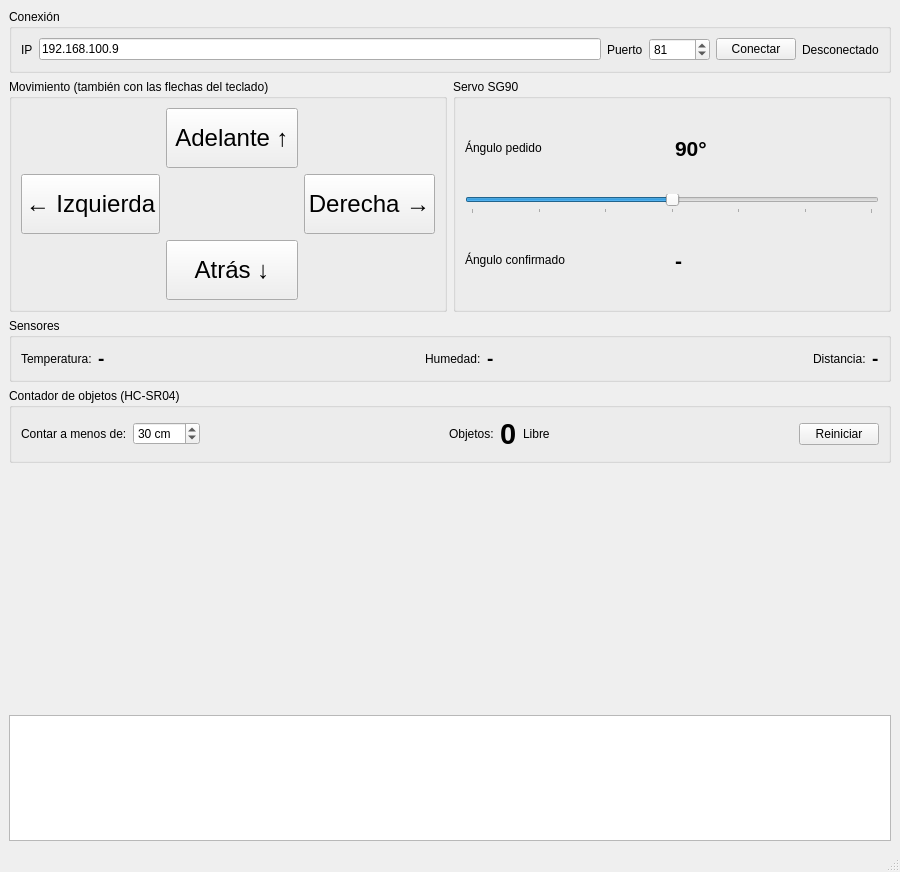
<?xml version="1.0" encoding="UTF-8"?>
<ui version="4.0">
 <class>MainWindow</class>
 <widget class="QMainWindow" name="MainWindow">
  <property name="geometry">
   <rect>
    <x>0</x>
    <y>0</y>
    <width>900</width>
    <height>872</height>
   </rect>
  </property>
  <property name="windowTitle">
   <string>Práctica 2 - Carrito ESP32-S3 - Michel</string>
  </property>
  <widget class="QWidget" name="centralwidget">
   <layout class="QVBoxLayout" name="verticalLayout">
    <item>
     <widget class="QGroupBox" name="grupoConexion">
      <property name="title">
       <string>Conexión</string>
      </property>
      <layout class="QHBoxLayout" name="horizontalLayout">
       <item>
        <widget class="QLabel" name="label">
         <property name="text">
          <string>IP</string>
         </property>
        </widget>
       </item>
       <item>
        <widget class="QLineEdit" name="lineEditIp">
         <property name="text">
          <string>192.168.100.9</string>
         </property>
        </widget>
       </item>
       <item>
        <widget class="QLabel" name="label_2">
         <property name="text">
          <string>Puerto</string>
         </property>
        </widget>
       </item>
       <item>
        <widget class="QSpinBox" name="spinPuerto">
         <property name="maximum">
          <number>65535</number>
         </property>
         <property name="value">
          <number>81</number>
         </property>
        </widget>
       </item>
       <item>
        <widget class="QPushButton" name="botonConectar">
         <property name="text">
          <string>Conectar</string>
         </property>
        </widget>
       </item>
       <item>
        <widget class="QLabel" name="etiquetaEstado">
         <property name="text">
          <string>Desconectado</string>
         </property>
        </widget>
       </item>
      </layout>
     </widget>
    </item>
    <item>
     <layout class="QHBoxLayout" name="layoutControles">
      <item>
       <widget class="QGroupBox" name="grupoMovimiento">
        <property name="title">
         <string>Movimiento (también con las flechas del teclado)</string>
        </property>
        <layout class="QGridLayout" name="gridMovimiento">
         <item row="3" column="2">
          <widget class="QPushButton" name="botonAdelante">
           <property name="minimumSize">
            <size>
             <width>130</width>
             <height>60</height>
            </size>
           </property>
           <property name="font">
            <font>
             <pointsize>18</pointsize>
            </font>
           </property>
           <property name="focusPolicy">
            <enum>Qt::FocusPolicy::NoFocus</enum>
           </property>
           <property name="text">
            <string>Atrás ↓</string>
           </property>
          </widget>
         </item>
         <item row="0" column="2">
          <widget class="QPushButton" name="botonAtras">
           <property name="minimumSize">
            <size>
             <width>130</width>
             <height>60</height>
            </size>
           </property>
           <property name="font">
            <font>
             <pointsize>18</pointsize>
            </font>
           </property>
           <property name="focusPolicy">
            <enum>Qt::FocusPolicy::NoFocus</enum>
           </property>
           <property name="text">
            <string>Adelante ↑</string>
           </property>
          </widget>
         </item>
         <item row="2" column="0">
          <widget class="QPushButton" name="botonDerecha">
           <property name="minimumSize">
            <size>
             <width>130</width>
             <height>60</height>
            </size>
           </property>
           <property name="font">
            <font>
             <pointsize>18</pointsize>
            </font>
           </property>
           <property name="focusPolicy">
            <enum>Qt::FocusPolicy::NoFocus</enum>
           </property>
           <property name="text">
            <string>← Izquierda</string>
           </property>
          </widget>
         </item>
         <item row="2" column="3">
          <widget class="QPushButton" name="botonIzquierda">
           <property name="minimumSize">
            <size>
             <width>130</width>
             <height>60</height>
            </size>
           </property>
           <property name="font">
            <font>
             <pointsize>18</pointsize>
            </font>
           </property>
           <property name="focusPolicy">
            <enum>Qt::FocusPolicy::NoFocus</enum>
           </property>
           <property name="text">
            <string>Derecha →</string>
           </property>
          </widget>
         </item>
        </layout>
       </widget>
      </item>
      <item>
       <widget class="QGroupBox" name="grupoServo">
        <property name="title">
         <string>Servo SG90</string>
        </property>
        <layout class="QGridLayout" name="gridServo">
         <item row="2" column="0">
          <widget class="QLabel" name="label_4">
           <property name="text">
            <string>Ángulo confirmado</string>
           </property>
          </widget>
         </item>
         <item row="0" column="1">
          <widget class="QLabel" name="etiquetaPedido">
           <property name="font">
            <font>
             <pointsize>16</pointsize>
             <bold>true</bold>
            </font>
           </property>
           <property name="text">
            <string>90°</string>
           </property>
          </widget>
         </item>
         <item row="0" column="0">
          <widget class="QLabel" name="label_3">
           <property name="text">
            <string>Ángulo pedido</string>
           </property>
          </widget>
         </item>
         <item row="2" column="1">
          <widget class="QLabel" name="etiquetaConfirmado">
           <property name="font">
            <font>
             <pointsize>16</pointsize>
             <bold>true</bold>
            </font>
           </property>
           <property name="text">
            <string>-</string>
           </property>
          </widget>
         </item>
         <item row="1" column="0" colspan="2">
          <widget class="QSlider" name="deslizadorAngulo">
           <property name="focusPolicy">
            <enum>Qt::FocusPolicy::NoFocus</enum>
           </property>
           <property name="maximum">
            <number>180</number>
           </property>
           <property name="value">
            <number>90</number>
           </property>
           <property name="orientation">
            <enum>Qt::Orientation::Horizontal</enum>
           </property>
           <property name="tickPosition">
            <enum>QSlider::TickPosition::TicksBelow</enum>
           </property>
           <property name="tickInterval">
            <number>30</number>
           </property>
          </widget>
         </item>
        </layout>
       </widget>
      </item>
     </layout>
    </item>
    <item>
     <widget class="QGroupBox" name="grupoSensores">
      <property name="title">
       <string>Sensores</string>
      </property>
      <layout class="QHBoxLayout" name="layoutSensores">
       <item>
        <widget class="QLabel" name="label_7">
         <property name="text">
          <string>Temperatura:</string>
         </property>
        </widget>
       </item>
       <item>
        <widget class="QLabel" name="etiquetaTemperatura">
         <property name="font">
          <font>
           <pointsize>14</pointsize>
           <bold>true</bold>
          </font>
         </property>
         <property name="text">
          <string>-</string>
         </property>
        </widget>
       </item>
       <item>
        <spacer name="sp1">
         <property name="orientation">
          <enum>Qt::Orientation::Horizontal</enum>
         </property>
         <property name="sizeHint" stdset="0">
          <size>
           <width>20</width>
           <height>20</height>
          </size>
         </property>
        </spacer>
       </item>
       <item>
        <widget class="QLabel" name="label_8">
         <property name="text">
          <string>Humedad:</string>
         </property>
        </widget>
       </item>
       <item>
        <widget class="QLabel" name="etiquetaHumedad">
         <property name="font">
          <font>
           <pointsize>14</pointsize>
           <bold>true</bold>
          </font>
         </property>
         <property name="text">
          <string>-</string>
         </property>
        </widget>
       </item>
       <item>
        <spacer name="sp2">
         <property name="orientation">
          <enum>Qt::Orientation::Horizontal</enum>
         </property>
         <property name="sizeHint" stdset="0">
          <size>
           <width>20</width>
           <height>20</height>
          </size>
         </property>
        </spacer>
       </item>
       <item>
        <widget class="QLabel" name="label_9">
         <property name="text">
          <string>Distancia:</string>
         </property>
        </widget>
       </item>
       <item>
        <widget class="QLabel" name="etiquetaDistancia">
         <property name="font">
          <font>
           <pointsize>14</pointsize>
           <bold>true</bold>
          </font>
         </property>
         <property name="text">
          <string>-</string>
         </property>
        </widget>
       </item>
      </layout>
     </widget>
    </item>
    <item>
     <widget class="QGroupBox" name="grupoContador">
      <property name="title">
       <string>Contador de objetos (HC-SR04)</string>
      </property>
      <layout class="QHBoxLayout" name="layoutContador">
       <item>
        <widget class="QLabel" name="label_10">
         <property name="text">
          <string>Contar a menos de:</string>
         </property>
        </widget>
       </item>
       <item>
        <widget class="QSpinBox" name="spinUmbral">
         <property name="focusPolicy">
          <enum>Qt::FocusPolicy::ClickFocus</enum>
         </property>
         <property name="suffix">
          <string> cm</string>
         </property>
         <property name="minimum">
          <number>5</number>
         </property>
         <property name="maximum">
          <number>150</number>
         </property>
         <property name="value">
          <number>30</number>
         </property>
        </widget>
       </item>
       <item>
        <spacer name="sp4">
         <property name="orientation">
          <enum>Qt::Orientation::Horizontal</enum>
         </property>
         <property name="sizeHint" stdset="0">
          <size>
           <width>20</width>
           <height>20</height>
          </size>
         </property>
        </spacer>
       </item>
       <item>
        <widget class="QLabel" name="label_11">
         <property name="text">
          <string>Objetos:</string>
         </property>
        </widget>
       </item>
       <item>
        <widget class="QLabel" name="etiquetaContador">
         <property name="font">
          <font>
           <pointsize>22</pointsize>
           <bold>true</bold>
          </font>
         </property>
         <property name="text">
          <string>0</string>
         </property>
        </widget>
       </item>
       <item>
        <widget class="QLabel" name="etiquetaPresencia">
         <property name="text">
          <string>Libre</string>
         </property>
        </widget>
       </item>
       <item>
        <spacer name="sp5">
         <property name="orientation">
          <enum>Qt::Orientation::Horizontal</enum>
         </property>
         <property name="sizeHint" stdset="0">
          <size>
           <width>20</width>
           <height>20</height>
          </size>
         </property>
        </spacer>
       </item>
       <item>
        <widget class="QPushButton" name="botonReiniciarContador">
         <property name="focusPolicy">
          <enum>Qt::FocusPolicy::NoFocus</enum>
         </property>
         <property name="text">
          <string>Reiniciar</string>
         </property>
        </widget>
       </item>
      </layout>
     </widget>
    </item>
    <item>
     <widget class="QChartView" name="graficaDistancia" native="true">
      <property name="minimumSize">
       <size>
        <width>0</width>
        <height>240</height>
       </size>
      </property>
     </widget>
    </item>
    <item>
     <widget class="QPlainTextEdit" name="registro">
      <property name="maximumSize">
       <size>
        <width>16777215</width>
        <height>130</height>
       </size>
      </property>
     </widget>
    </item>
   </layout>
  </widget>
  <widget class="QMenuBar" name="menubar">
   <property name="geometry">
    <rect>
     <x>0</x>
     <y>0</y>
     <width>900</width>
     <height>23</height>
    </rect>
   </property>
  </widget>
  <widget class="QStatusBar" name="statusbar"/>
 </widget>
 <customwidgets>
  <customwidget>
   <class>QChartView</class>
   <extends>QWidget</extends>
   <header>QChartView</header>
   <container>1</container>
  </customwidget>
 </customwidgets>
 <resources/>
 <connections/>
</ui>
